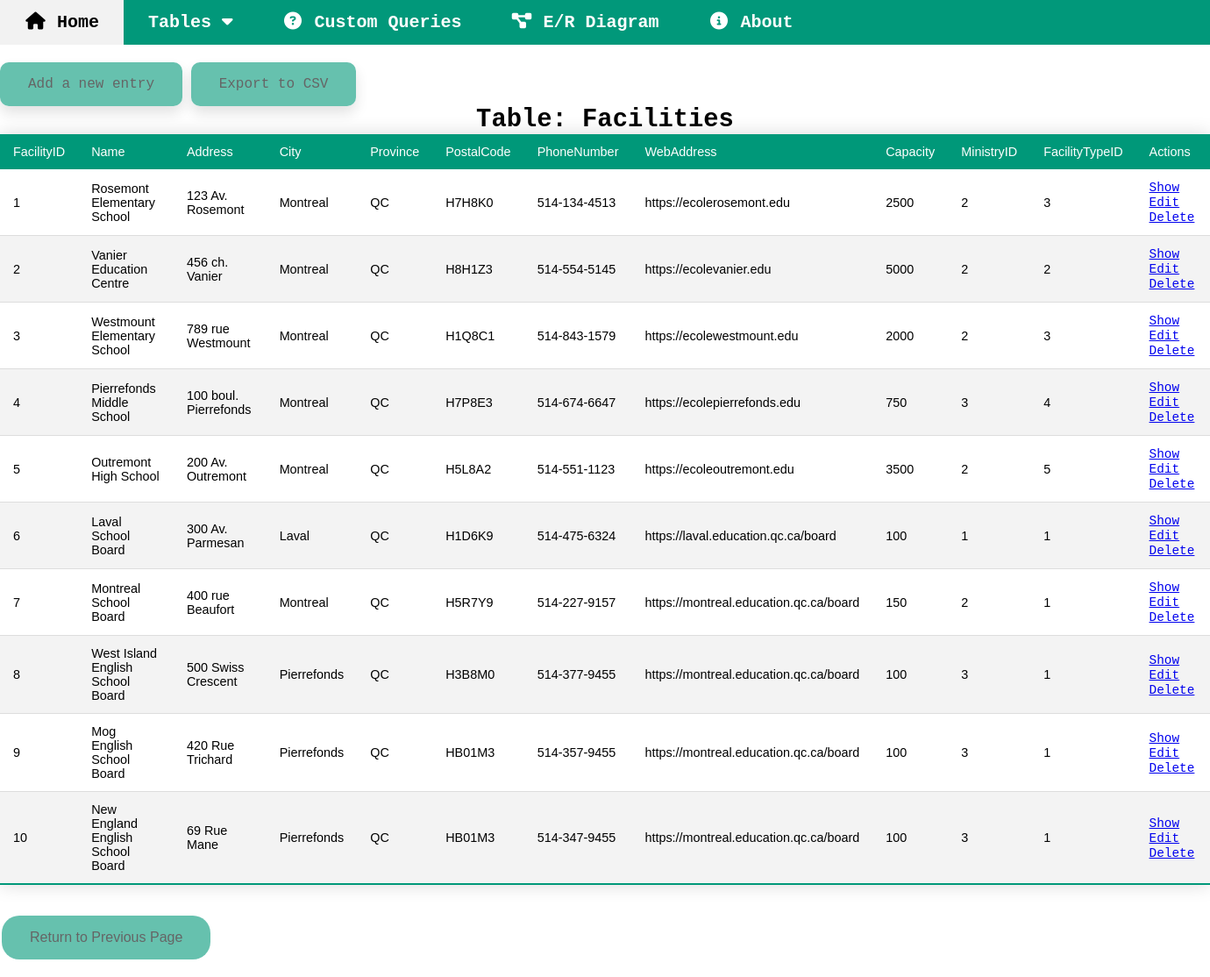
Page /covid/showall.php?table=Facilities on the committed database.
### tables this page shows
CREATE TABLE Facilities (
    FacilityID INT NOT NULL AUTO_INCREMENT PRIMARY KEY,
    Name VARCHAR(255),
    Address VARCHAR(255),
    City VARCHAR(255),
    Province VARCHAR(255),
    PostalCode VARCHAR(10),
    PhoneNumber VARCHAR(15),
    WebAddress VARCHAR(255),
    Capacity INT,
    MinistryID INT,
    FacilityTypeID INT,
    FOREIGN KEY (MinistryID) REFERENCES Ministries(MinistryID),
    FOREIGN KEY (FacilityTypeID) REFERENCES FacilityTypes(TypeID)
);

### functions.php (called while the page is built, shortened)
<?php require_once 'database.php';
function getColumnNames ($table) {
  $sql = "SHOW COLUMNS FROM ".$table."";
  global $conn;
  try {
    $statement = $conn->prepare($sql);
    $statement->execute();
    $output = $statement->fetchAll(PDO::FETCH_COLUMN);
    return $output;
  } catch (PDOException $e) {
    trigger_error("Error: Failed to get column names from $table");
  }
}
?>

### covid/showall.php (the view, shortened to what this page needs)
<?php require_once '../database.php';
require_once '../functions.php';
if(isset($_GET["table"]))  {
  $tableName = $_GET["table"];
} else {
  $tableName = "";
}
$columnNames = getColumnNames($tableName);
$query = "SELECT * FROM ".$tableName."";
$statement = $conn->prepare($query);
$statement->execute();
?>
<!DOCTYPE html>
<html lang="en">
<head>
  <link rel="stylesheet" href="../styles.css">
</head>
<body>
  <?php include_once ('../navbar.php'); ?>
  <br/><br/>
    <a class="topBtn" href="./create.php?table=<?=$tableName?>">Add a new entry</a>
    <a class="topBtn" onclick="exportTableToCSV('Results.csv')">Export to CSV</a>
  <table class="styled-table" id="resultsTable">
    <caption><h1>Table: <?= $tableName ?></h1></caption>
    <thead>
      <tr>
        <?php foreach ($columnNames as $row) { ?>
          <td><?= $row?></td>
        <?php } ?>
          <td>Actions</td>
      </tr>
    </thead>
    <tbody>
    <?php while ($row = $statement->fetch(PDO::FETCH_ASSOC, PDO::FETCH_ORI_NEXT)) { ?>
      <tr>
        <?php foreach ($row as $data) { ?>
          <td><?= $data; ?></td>
        <?php } ?>
        <td>
          <a href="./show.php?ID=<?=reset($row)?>&table=<?=$tableName?>">Show</a>
          <a href="./edit.php?ID=<?=reset($row)?>&table=<?=$tableName?>">Edit</a>
          <a href="./delete.php?ID=<?=reset($row)?>&table=<?=$tableName?>">Delete</a>
        </td>
      </tr>
      <?php } ?>
    </tbody>
  </table>
  <button class="smallBtn" onclick="history.back()">Return to Previous Page</button>
</body>
</html>

### navbar.php (shortened to what this page needs)
<div class="navbar">
  <a class="active" href="index.php"><i class="fa fa-fw fa-home"></i>&nbsp;Home</a>
  <div class="dropdown">
    <button class="dropbtn">Tables
      <i class="fa fa-caret-down"></i>
    </button>
  </div>
  <a href="custom.php"><i class="fa fa-fw fa-circle-question"></i>&nbsp;Custom Queries</a>
  <a href="diagram.php"><i class="fa fa-fw fa-diagram-project"></i>&nbsp;E/R Diagram</a>
  <a href="about.php"><i class="fa fa-fw fa-circle-info"></i>&nbsp;About</a>
</div>

### styles.css (style rules this page uses)
body, a, h1, h2, h3, h4, h5 { font-family: 'Courier New', Courier, monospace; margin: 0; }
.smallBtn { background-color: #01987a; border: none; border-radius: 20px; text-decoration: none; color: black; padding: 16px 32px; text-align: center; font-size: 16px; margin: 20px 2px; opacity: 0.6; transition: 0.3s; width: auto; }
.topBtn { background-color: #01987a; position: relative; border: none; border-radius: 10px; box-shadow: 0px 8px 16px 0px rgba(0,0,0,0.2); text-decoration: none; color: black; padding: 16px 32px; text-align: center; font-size: 16px; opacity: 0.6; transition: 0.3s; width: auto; }
.navbar { overflow: hidden; background-color: #01987a; }
.navbar a { float: left; font-size: 20px; font-weight: bold; color: white; text-align: center; padding: 14px 28px; text-decoration: none; }
.dropdown { float: left; overflow: hidden; }
.dropdown .dropbtn { font-size: 20px; font-weight: bold; border: none; outline: none; color: white; padding: 14px 28px; background-color: inherit; font-family: inherit; margin: 0; }
.styled-table { border-collapse: collapse; margin: 15px 0; font-size: 0.9em; font-family: sans-serif; min-width: 400px; box-shadow: 0 0 20px rgba(0, 0, 0, 0.15); }
.styled-table thead tr { background-color: #009879; color: #ffffff; text-align: left; }
.styled-table th, .styled-table td { padding: 12px 15px; }
.styled-table tbody tr { border-bottom: 1px solid #dddddd; }
.styled-table tbody tr:nth-of-type(even) { background-color: #f3f3f3; }
.styled-table tbody tr:last-of-type { border-bottom: 2px solid #009879; }

### rows in the picture
facilities: FacilityID "1", Name "Rosemont Elementary School", Address "123 Av. Rosemont", City "Montreal", Province "QC", PostalCode "H7H8K0", PhoneNumber "514-134-4513", WebAddress "https://ecolerosemont.edu", Capacity "2500", MinistryID "2", FacilityTypeID "3"
facilities: data "2", Name "Vanier Education Centre", Address "456 ch. Vanier", City "Montreal", Province "QC", PostalCode "H8H1Z3", PhoneNumber "514-554-5145", WebAddress "https://ecolevanier.edu", Capacity "5000"
facilities: data "3", Name "Westmount Elementary School", Address "789 rue Westmount", City "Montreal", Province "QC", PostalCode "H1Q8C1", PhoneNumber "514-843-1579", WebAddress "https://ecolewestmount.edu", Capacity "2000", MinistryID "2"
facilities: data "4", Name "Pierrefonds Middle School", Address "100 boul. Pierrefonds", City "Montreal", Province "QC", PostalCode "H7P8E3", PhoneNumber "514-674-6647", WebAddress "https://ecolepierrefonds.edu", Capacity "750", MinistryID "3"
facilities: data "5", Name "Outremont High School", Address "200 Av. Outremont", City "Montreal", Province "QC", PostalCode "H5L8A2", PhoneNumber "514-551-1123", WebAddress "https://ecoleoutremont.edu", Capacity "3500", MinistryID "2"
facilities: FacilityID "6", Name "Laval School Board", Address "300 Av. Parmesan", City "Laval", Province "QC", PostalCode "H1D6K9", PhoneNumber "514-475-6324", WebAddress "https://laval.education.qc.ca/board", Capacity "100", data "1"
facilities: FacilityID "7", Name "Montreal School Board", Address "400 rue Beaufort", City "Montreal", Province "QC", PostalCode "H5R7Y9", PhoneNumber "514-227-9157", WebAddress "https://montreal.education.qc.ca/board", Capacity "150", MinistryID "2", FacilityTypeID "1"
facilities: FacilityID "8", Name "West Island English School Board", Address "500 Swiss Crescent", City "Pierrefonds", Province "QC", PostalCode "H3B8M0", PhoneNumber "514-377-9455", WebAddress "https://montreal.education.qc.ca/board", Capacity "100", MinistryID "3", FacilityTypeID "1"
facilities: FacilityID "9", Name "Mog English School Board", Address "420 Rue Trichard", City "Pierrefonds", Province "QC", PostalCode "HB01M3", PhoneNumber "514-357-9455", WebAddress "https://montreal.education.qc.ca/board", Capacity "100", MinistryID "3", FacilityTypeID "1"
facilities: FacilityID "10", Name "New England English School Board", Address "69 Rue Mane", City "Pierrefonds", Province "QC", PostalCode "HB01M3", PhoneNumber "514-347-9455", WebAddress "https://montreal.education.qc.ca/board", Capacity "100", MinistryID "3", FacilityTypeID "1"

### other values in the picture
$tableName "Facilities"
$row "FacilityID"
$row "Name"
$row "Address"
$row "City"
$row "Province"
$row "PostalCode"
$row "PhoneNumber"
$row "WebAddress"
$row "Capacity"
$row "MinistryID"
$row "FacilityTypeID"
